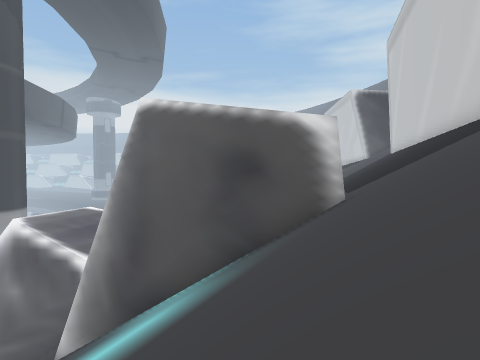
[1] (above)

18 first-person views from a walk through a 3-D level made in the Unity game engine. The camera is 1.2 m above the floor, tilts 2° down and sees 75° across. The floor is counted in squares, 2 m on a side. Each view is taken from the middle of a square. On the plan, view 1 faces up. The plan holds only what a view shows up to about 9 squares ahead; the rest is blank. The place goes on beyond the plan. Some animated figures are left out.

[2]
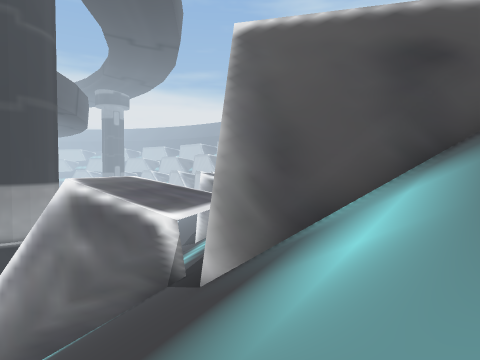

[3]
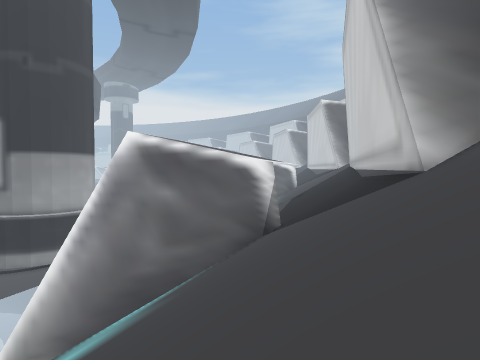

[4]
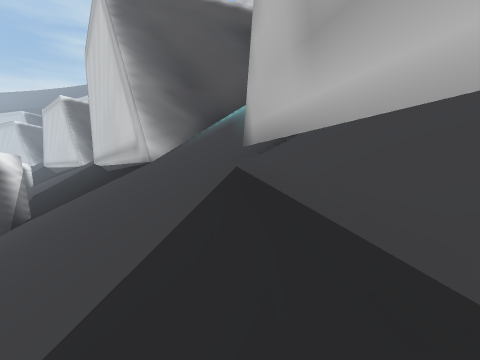

[5]
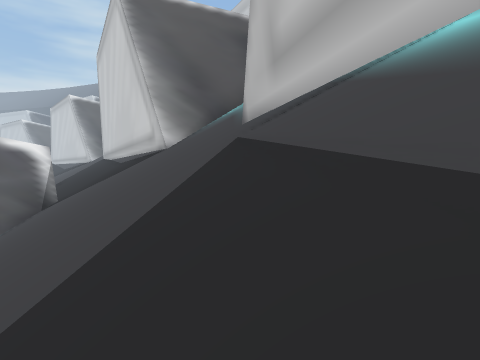

[6]
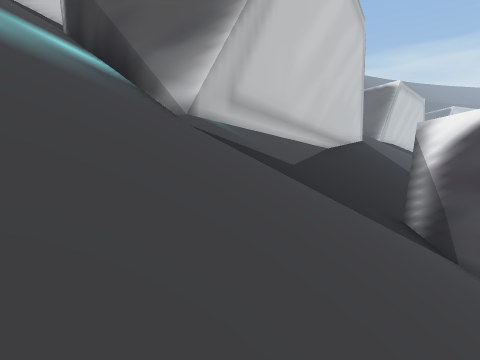

[7]
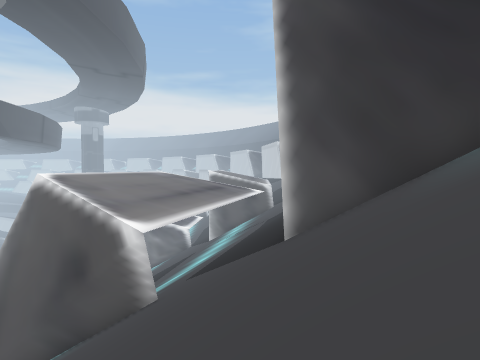

[8]
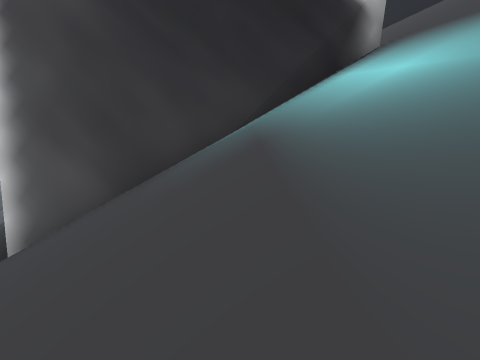

[9]
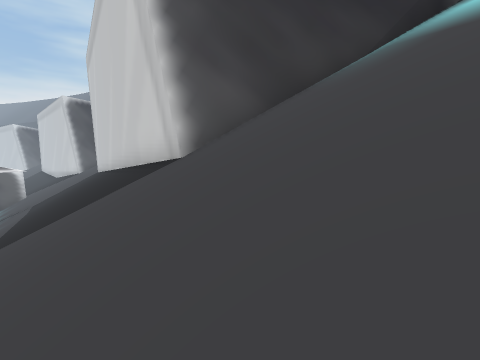

[10]
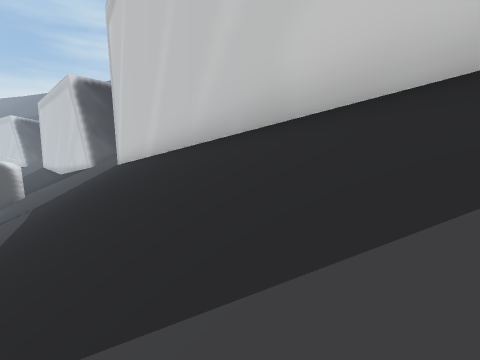

[11]
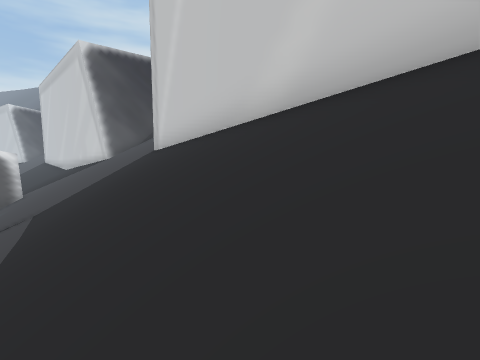

[12]
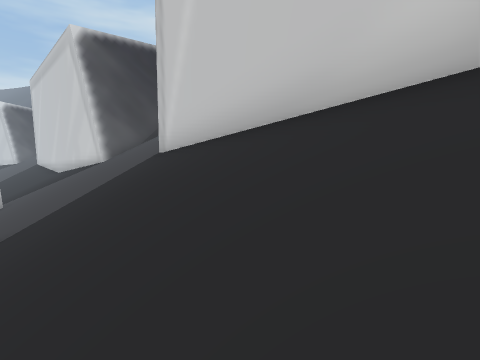

[13]
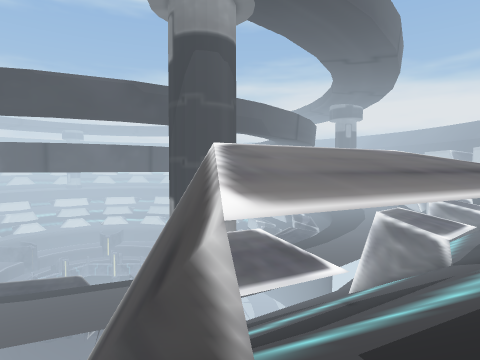

[14]
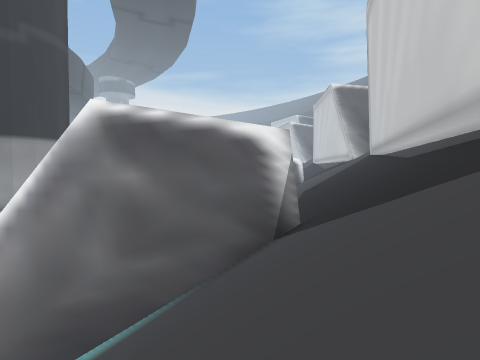

[15]
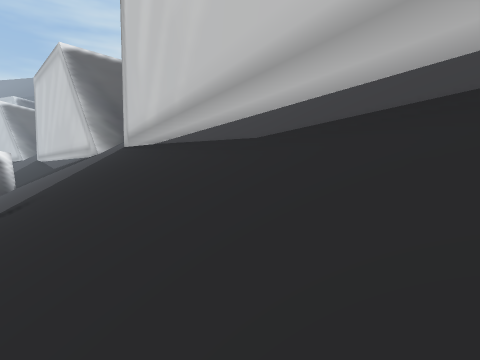

[16]
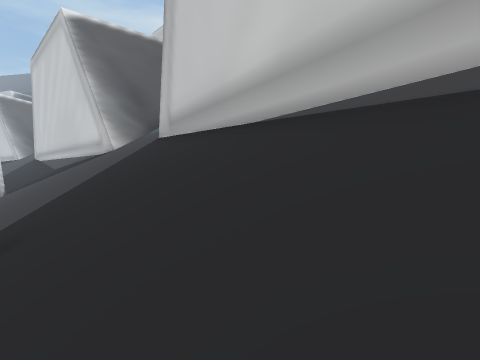

[17]
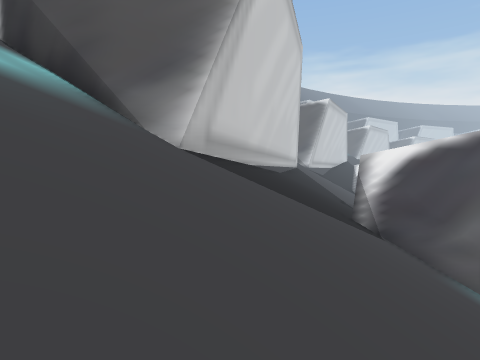

[18]
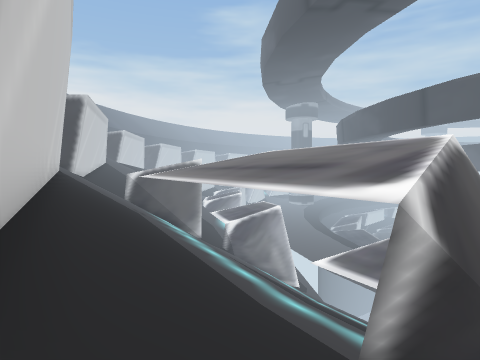

### Floor plan
Key: @ floor where view 1 was taken; # wall or solid block; x gap in a wall; / step, stairs or slope; = window, fence, low wall or low ledge; v drop or lower ground.
Columns run from 10 left of view 1 to 14 right of it. Each row starts with its distance up from view 1.
 26           /
 25         ////
 24         /////
 23        ///////
 22        ///////  ///
 21        ////##///////
 20       #////#//##////
 19       ////v   /#///#
 18        ///#   /////#
 17        ///#////////#
 16        //v////////v
 15       ///#/ //////#
 14       ///#////////#
 13       ///# //////##
 12      ///v////////#
 11     ##//#////////#
 10 //#x ///#////////#
  9 xx ////v ///////v
  8 ///////#  //////#
  7  //////#/   ////#
  6   /////#xxxx#//v
  5   /////////////#
  4   /////////////#/
  3  //////////////=##
  2  ////////////////### ///#
  1 ////##/// /////////#////#
  0 #///#/////@ //////////
 -1 ///##/ ///    ////

Positions as (right, up) in squares from view 1, and headings:
1: (0, 0), facing up
2: (-3, 1), facing up
3: (-6, 2), facing up
4: (-7, 0), facing up-right
5: (-8, -1), facing up-right
6: (-6, 6), facing down
7: (4, -1), facing up
8: (4, -1), facing up-right
9: (2, 0), facing up-right
10: (3, 5), facing up-right
11: (4, 10), facing up-right
12: (5, 12), facing up-right
13: (4, 4), facing up-left
14: (-6, 5), facing up
15: (-4, 11), facing up-right
16: (-3, 15), facing up-right
17: (0, 26), facing down
18: (9, 20), facing down-left
